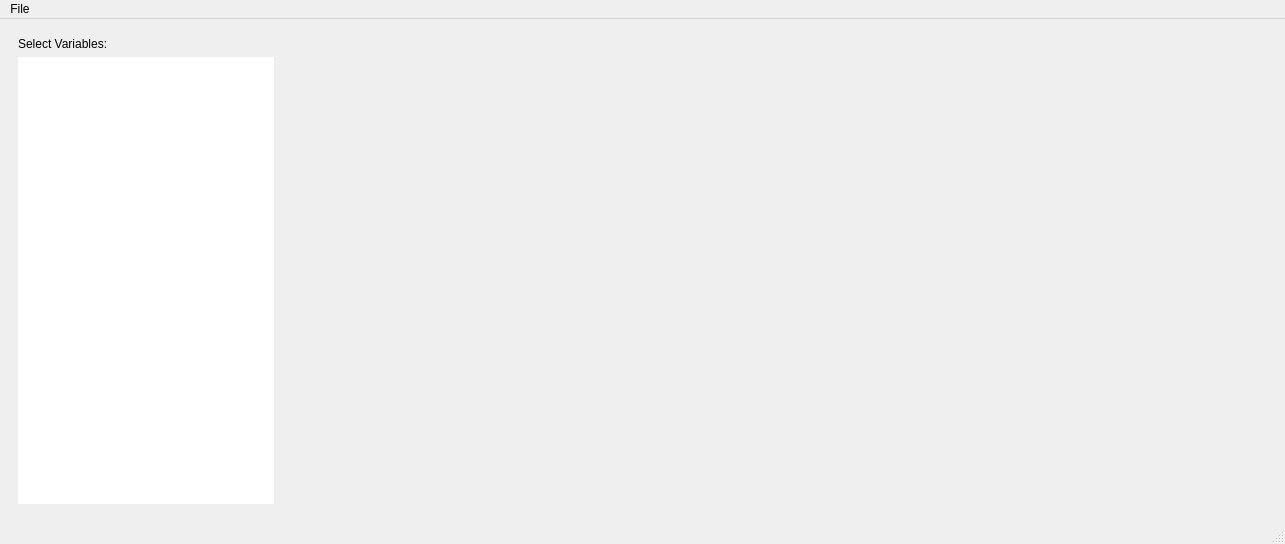
<?xml version="1.0" encoding="UTF-8"?>
<ui version="4.0">
 <class>correlation_app</class>
 <widget class="QMainWindow" name="correlation_app">
  <property name="geometry">
   <rect>
    <x>0</x>
    <y>0</y>
    <width>1285</width>
    <height>544</height>
   </rect>
  </property>
  <property name="windowTitle">
   <string>Correlations</string>
  </property>
  <widget class="QWidget" name="centralwidget">
   <layout class="QHBoxLayout" name="horizontalLayout" stretch="0,5,5">
    <item>
     <widget class="QFrame" name="list_frame">
      <property name="frameShape">
       <enum>QFrame::NoFrame</enum>
      </property>
      <property name="frameShadow">
       <enum>QFrame::Raised</enum>
      </property>
      <layout class="QVBoxLayout" name="verticalLayout">
       <item>
        <widget class="QLabel" name="label">
         <property name="text">
          <string>Select Variables:</string>
         </property>
        </widget>
       </item>
       <item>
        <widget class="QListView" name="variables_list">
         <property name="frameShape">
          <enum>QFrame::NoFrame</enum>
         </property>
         <property name="alternatingRowColors">
          <bool>true</bool>
         </property>
         <property name="wordWrap">
          <bool>true</bool>
         </property>
        </widget>
       </item>
      </layout>
     </widget>
    </item>
    <item>
     <widget class="QFrame" name="cor_mat_frame">
      <property name="frameShape">
       <enum>QFrame::NoFrame</enum>
      </property>
      <property name="frameShadow">
       <enum>QFrame::Raised</enum>
      </property>
     </widget>
    </item>
    <item>
     <widget class="QFrame" name="reg_frame">
      <property name="frameShape">
       <enum>QFrame::NoFrame</enum>
      </property>
      <property name="frameShadow">
       <enum>QFrame::Raised</enum>
      </property>
     </widget>
    </item>
   </layout>
  </widget>
  <widget class="QMenuBar" name="menubar">
   <property name="geometry">
    <rect>
     <x>0</x>
     <y>0</y>
     <width>1285</width>
     <height>26</height>
    </rect>
   </property>
   <widget class="QMenu" name="menuFile">
    <property name="title">
     <string>File</string>
    </property>
    <addaction name="actionSave_Scenario"/>
    <addaction name="actionLoad_Scenario"/>
   </widget>
   <addaction name="menuFile"/>
  </widget>
  <widget class="QStatusBar" name="statusbar"/>
  <action name="actionSave_Scenario">
   <property name="text">
    <string>Save Scenario</string>
   </property>
  </action>
  <action name="actionLoad_Scenario">
   <property name="text">
    <string>Load Scenario</string>
   </property>
  </action>
 </widget>
 <resources/>
 <connections/>
</ui>
